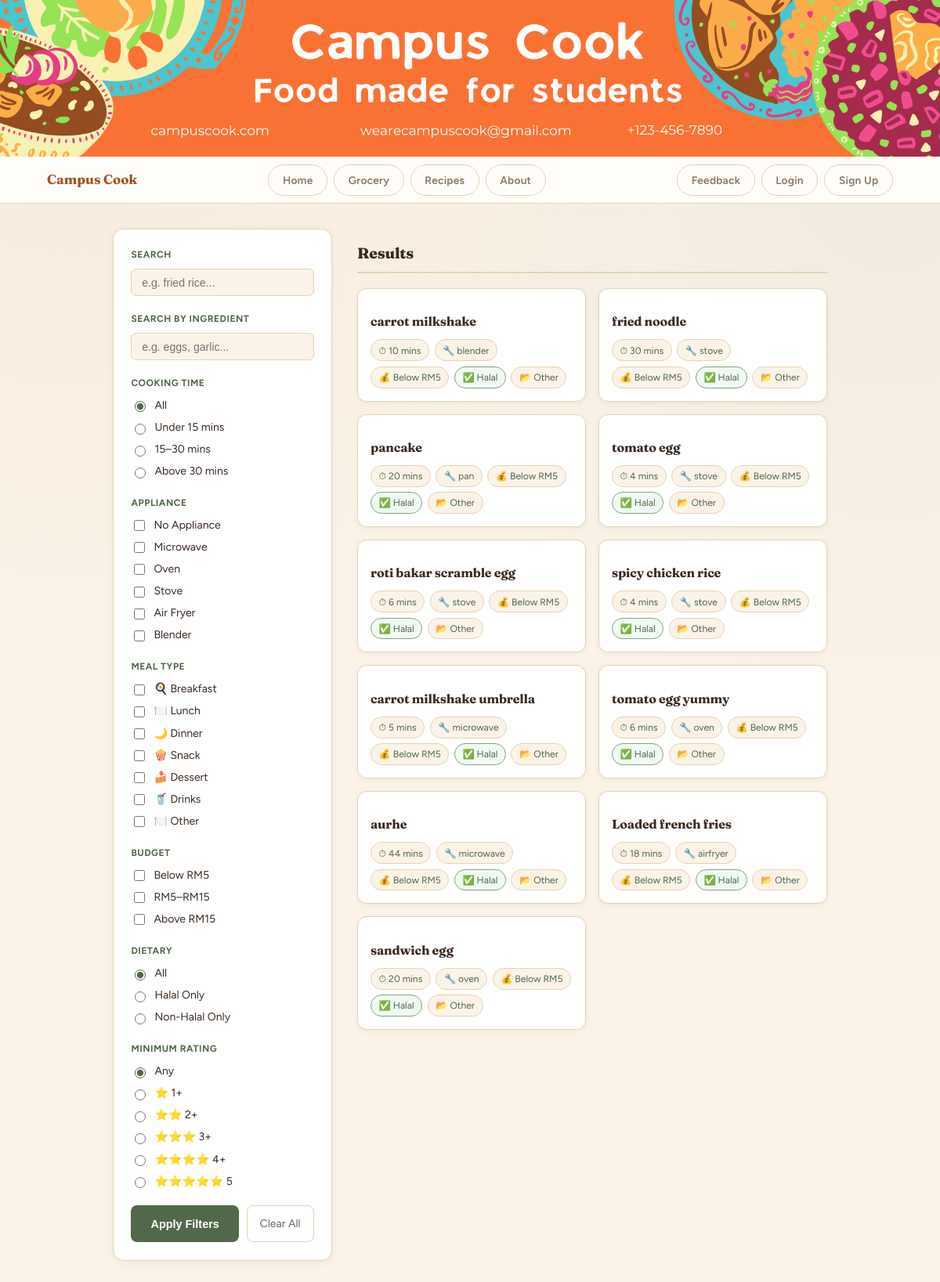
The app's page /filter/, older data.
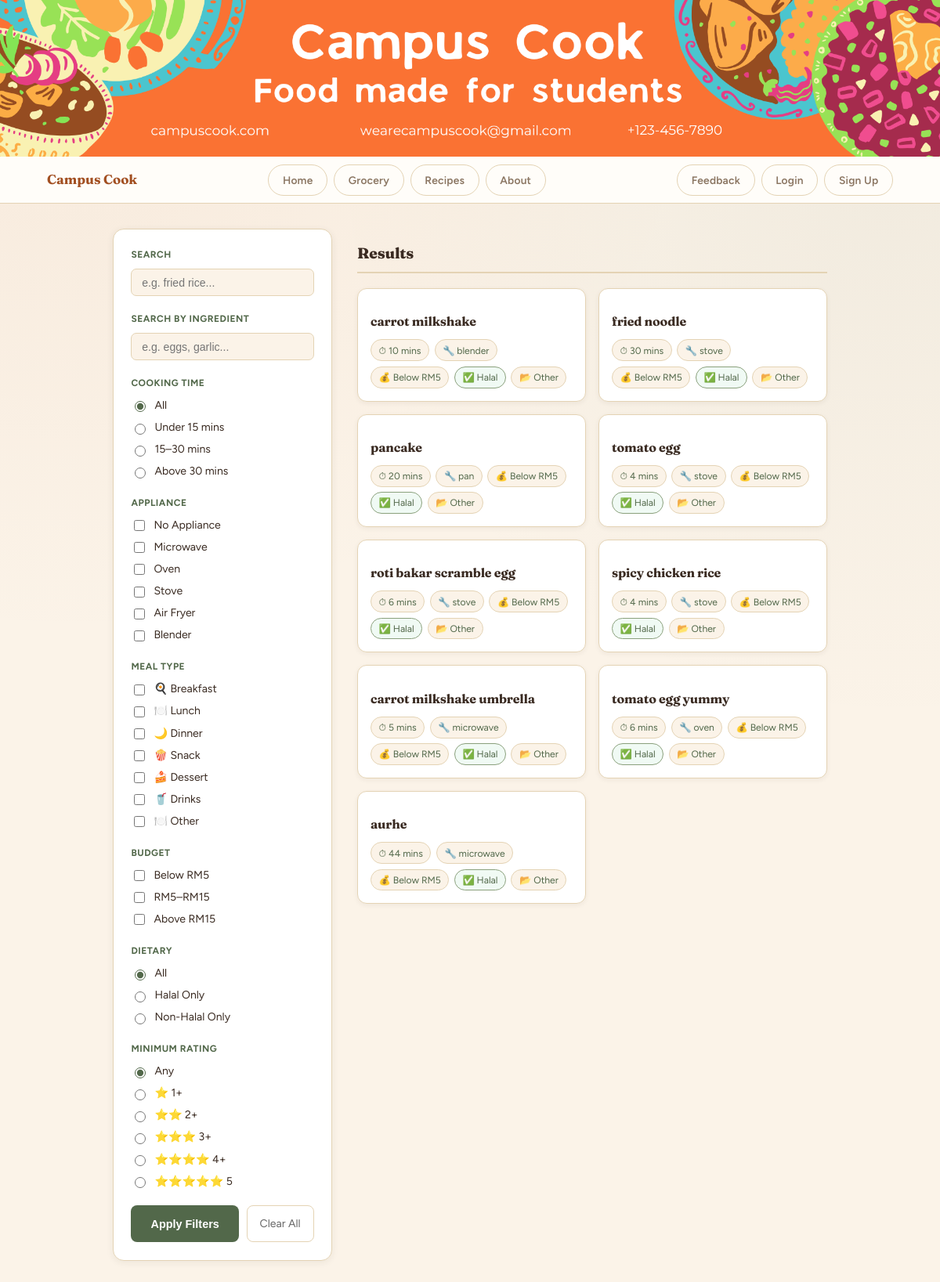
The same page, newer data.
### pages/models.py (models this page shows, shortened)
class Recipe(models.Model):
    BUDGET_CHOICES = [
        ('low',    'Below RM5'),
        ('medium', 'RM5 – RM15'),
        ('high',   'Above RM15'),
    ]
    MEAL_TYPE_CHOICES = [
    ('breakfast', 'Breakfast'),
    ('lunch',     'Lunch'),
    ('dinner',    'Dinner'),
    ('snack',     'Snack'),
    ('dessert',   'Dessert'),
    ('drinks',    'Drinks'),
    ('other',     'Other'),
    ]
    meal_type = models.CharField(max_length=20, choices=MEAL_TYPE_CHOICES, default='other')
    name         = models.CharField(max_length=100)
    ingredients  = models.ManyToManyField(
        Ingredient,
        blank=True,
        related_name='recipes'
    )
    cooking_time = models.IntegerField()
    appliance    = models.CharField(max_length=100)
    instructions = models.TextField()
    image        = models.ImageField(upload_to='recipe_images/', null=True, blank=True)
    is_halal     = models.BooleanField(default=True)
    budget       = models.CharField(
        max_length=10, choices=BUDGET_CHOICES, default='low'
    )
    filters      = models.ManyToManyField(RecipeFilter, blank=True)
    user         = models.ForeignKey(
        'pages.AppUser',
        on_delete=models.CASCADE,
        related_name='recipes'
    )
    def __str__(self):
        return self.name

### pages/views.py (the view)
# urls.py: path("filter/",                  views.recipe_filter, name="recipe_filter"),
def recipe_filter(request):
    recipes = Recipe.objects.all()
    search = request.GET.get('search', '')
    if search:
        recipes = recipes.filter(name__icontains=search)
    selected_appliances = request.GET.getlist('appliance')
    if selected_appliances:
        recipes = recipes.filter(appliance__in=selected_appliances)
    time = request.GET.get('time', '')
    if time == 'quick':
        recipes = recipes.filter(cooking_time__lt=15)
    elif time == 'medium':
        recipes = recipes.filter(cooking_time__gte=15, cooking_time__lte=30)
    elif time == 'long':
        recipes = recipes.filter(cooking_time__gt=30)
    halal = request.GET.get('halal', '')
    if halal == 'true':
        recipes = recipes.filter(is_halal=True)
    elif halal == 'false':
        recipes = recipes.filter(is_halal=False)
    selected_budgets = request.GET.getlist('budget')
    if selected_budgets:
        recipes = recipes.filter(budget__in=selected_budgets)
    selected_meal_types = request.GET.getlist('meal_type')
    if selected_meal_types:
        recipes = recipes.filter(meal_type__in=selected_meal_types)
    min_rating = request.GET.get('min_rating', '')
    if min_rating:
        from django.db.models import Avg
        recipes = recipes.annotate(
            avg_stars=Avg('ratings__stars')
        ).filter(avg_stars__gte=float(min_rating))
    return render(request, 'pages/recipe_filter.html', {
        'recipes': recipes,
        'selected_appliances': request.GET.getlist('appliance'),
        'selected_budgets':    request.GET.getlist('budget'),
        'selected_meal_types': request.GET.getlist('meal_type'),})

### pages/templates/pages/recipe_filter.html (shortened to what the changed rows need)
{% extends 'pages/base.html' %}
{% block content %}
<main class="recipe_filter">
  <section class="filter_results">
    <h2 class="results_title">Results</h2>
    <div class="recipe_cards">
      {% for recipe in recipes %}
        <article class="card" onclick="window.location.href='{% url 'recipe_detail' recipe.id %}'" style="cursor:pointer;">
          <div class="card_body">
            <h2 class="card_title">{{ recipe.name }}</h2>
            <div class="card_tags">
              <span class="recipe_time">⏱ {{ recipe.cooking_time }} mins</span>
              <span class="recipe_appliance">🔧 {{ recipe.appliance }}</span>
              <span class="recipe_budget">💰 {{ recipe.get_budget_display }}</span>
              {% if recipe.is_halal %}
                <span class="recipe_halal">✅ Halal</span>
              {% else %}
                <span class="recipe_nonhalal">❌ Non-Halal</span>
              {% endif %}
              <span class="recipe_meal_type">📂 {{ recipe.get_meal_type_display }}</span>
            </div>
          </div>
        </article>
      {% empty %}
        <p class="no_results">No recipes match your filters.</p>
      {% endfor %}
    </div>
  </section>
</main>
{% endblock %}

Row changes from the older to the newer data that the page shows:
removed Recipe: name "Loaded french fries", cooking_time "18", appliance "airfryer", budget "Below RM5", is_halal "✅ Halal", meal_type "Other"
removed Recipe: name "sandwich egg", cooking_time "20", appliance "oven", budget "Below RM5", is_halal "✅ Halal", meal_type "Other"
